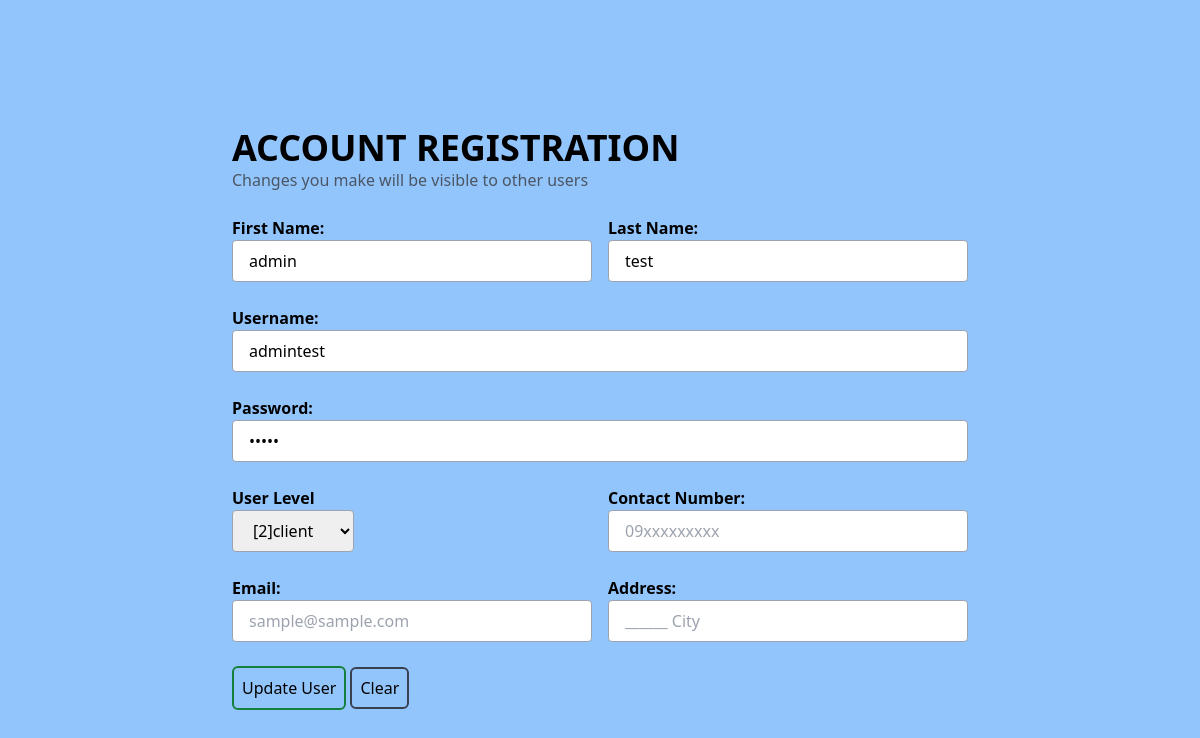
The page /src/webadmin/adminlist_editpage.php?userID=1 (signed in) on the database its author committed.
### tables this page shows
CREATE TABLE `users` (
  `userID` int NOT NULL AUTO_INCREMENT,
  `user_firstname` varchar(25) NOT NULL,
  `user_lastname` varchar(25) NOT NULL,
  `username` varchar(25) NOT NULL,
  `password` text NOT NULL,
  `user_level` tinyint(1) NOT NULL DEFAULT '2',
  `date_added` datetime NOT NULL DEFAULT CURRENT_TIMESTAMP,
  `contact_num` varchar(12) DEFAULT NULL,
  `email` varchar(45) DEFAULT NULL,
  `address` varchar(45) DEFAULT NULL,
  PRIMARY KEY (`userID`)
);

### src/webadmin/adminlist_editpage.php (the view, shortened to what this page needs)
<?php
include '../includes/connectdb.php';
if($_SESSION['admin_sid']==session_id())
{
?>
<!DOCTYPE html>
<html lang="en" dir="ltr">
  <head>
    <link rel="stylesheet" href="../../public/styles.css">
  </head>
  <body class="w-full h-full bg-blue-200 md:bg-blue-300">
    <?php
      $userID = $_GET['userID'];
      $userquery = mysqli_query($connectdb, "SELECT * FROM users WHERE userID ='$userID';");
      while($row = mysqli_fetch_array($userquery)){
        $userq = $row['username'];
        $passq = $row['password'];
        $fname = $row['user_firstname'];
        $lname = $row['user_lastname'];
        $level = $row['user_level'];
        $contactnum = $row['contact_num'];
        $email = $row['email'];
        $address = $row['address'];
        }
    ?>
<form class="px-4 rounded mx-auto max-w-3xl w-full my-32 inputs space-y-6" action="adminpanel.php" method="post">
		  	<div>
				<h1 class="text-4xl font-bold">ACCOUNT REGISTRATION</h1>
				<p class="text-gray-600">
				Changes you make will be visible to other users
				</p>
			</div>
			<div class="flex space-x-4">
				<div class="w-1/2">
					<label for="fname" class="font-bold">First Name:</label>
					<input type="text" name="fname"  value="<?php echo $fname; ?>" placeholder="First Name" class="border border-gray-400 px-4 py-2 rounded w-full focus:outline-none focus:border-teal-400" required><br>
				</div>
				<div class="w-1/2">
					<label for="lname" class="font-bold">Last Name:</label>
					<input type="text" name="lname"  value="<?php echo $lname; ?>" placeholder="Last Name" class="border border-gray-400 px-4 py-2 rounded w-full focus:outline-none focus:border-teal-400" required><br>
				</div>
			</div>
			<div>
				<div>
					<label for="user" class="font-bold w-2">Username:</label>
					<input type="text" name="user"  value="<?php echo $userq; ?>" placeholder="Username" class="border border-gray-400 px-4 py-2 rounded w-full focus:outline-none focus:border-teal-400" required><br>
				</div>
				<br>
				<div>
					<label for="pass" class="font-bold">Password:</label>
					<input type="password" name="pass" value="<?php echo $passq; ?>" placeholder="Password" class="border border-gray-400 px-4 py-2 rounded w-full focus:outline-none focus:border-teal-400" required><br>
				</div>
			</div>
			<div  class="flex space-x-4">
				<div class="w-1/2">
					<label for="level" class="font-bold">User Level</label>
					<select  value="<?php echo $level; ?>" class="flex border border-gray-400 px-4 py-2 rounded focus:outline-none focus:border-teal-400" name="level">
						<option value="2" selected>[2]client</option>
					</select>
				</div>
				<div class="w-1/2">
					<label for="contactNum" class="font-bold">Contact Number:</label>
					<input type="text" name="contactNum"  value="<?php echo $contactnum; ?>" placeholder="09xxxxxxxxx" class="border border-gray-400 px-4 py-2 rounded w-full focus:outline-none focus:border-teal-400"><br>
				</div>
			</div>
			<div class="flex space-x-4">
				<div class="w-1/2">
					<label for="email" class="font-bold">Email:</label>
					<input type="text" name="email" value="<?php echo $email; ?>" placeholder="sample@sample.com" class="border border-gray-400 px-4 py-2 rounded w-full focus:outline-none focus:border-teal-400"><br>
				</div>
				<div class="w-1/2">
					<label for="address" class="font-bold">Address:</label>
					<input type="text" name="address" value="<?php echo $address; ?>" placeholder="______ City" class="border border-gray-400 px-4 py-2 rounded w-full focus:outline-none focus:border-teal-400"><br>
				</div>
			</div>
            <button type="submit" formaction="../crud/user_update.php" name="button1" class="mt-5 border-green-700 border-2 p-2 rounded-md">Update User</button>
            <a href="adminpanel.php" name="button" class="mt-5 border-gray-700 border-2 p-2 rounded-md">Clear</button>
          </form>
  </body>
</html>
<?php
	}
?>

### public/styles.css (style rules this page uses)
html { line-height: 1.5; -webkit-text-size-adjust: 100%; -moz-tab-size: 4; -o-tab-size: 4; tab-size: 4; font-family: ui-sans-serif, system-ui, -apple-system, BlinkMacSystemFont, "Segoe UI", Roboto, "Helvetica Neue", Arial, "Noto Sans", sans-serif, "Apple Color Emoji", "Segoe UI Emoji", "Segoe UI Symbol", "Noto Color Emoji"; font-feature-settings: normal; }
body { margin: 0; line-height: inherit; }
h1, h2, h3, h4, h5, h6 { font-size: inherit; font-weight: inherit; }
a { color: inherit; text-decoration: inherit; }
button, input, optgroup, select, textarea { font-family: inherit; font-size: 100%; font-weight: inherit; line-height: inherit; color: inherit; margin: 0; padding: 0; }
button, select { text-transform: none; }
button, [type='button'], [type='reset'], [type='submit'] { -webkit-appearance: button; background-color: transparent; background-image: none; }
blockquote, dl, dd, h1, h2, h3, h4, h5, h6, hr, figure, p, pre { margin: 0; }
input::placeholder, textarea::placeholder { opacity: 1; color: #9ca3af; }
button, [role="button"] { cursor: pointer; }
.mx-auto { margin-left: auto; margin-right: auto; }
.my-32 { margin-top: 8rem; margin-bottom: 8rem; }
.mt-5 { margin-top: 1.25rem; }
.flex { display: flex; }
.h-full { height: 100%; }
.w-full { width: 100%; }
.w-1\/2 { width: 50%; }
.w-2 { width: 0.5rem; }
.max-w-3xl { max-width: 48rem; }
.space-y-6> :not([hidden])~ :not([hidden]) { --tw-space-y-reverse: 0; margin-top: calc(1.5rem * calc(1 - var(--tw-space-y-reverse))); margin-bottom: calc(1.5rem * var(--tw-space-y-reverse)); }
.space-x-4> :not([hidden])~ :not([hidden]) { --tw-space-x-reverse: 0; margin-right: calc(1rem * var(--tw-space-x-reverse)); margin-left: calc(1rem * calc(1 - var(--tw-space-x-reverse))); }
.rounded { border-radius: 0.25rem; }
.rounded-md { border-radius: 0.375rem; }
.border { border-width: 1px; }
.border-2 { border-width: 2px; }
.border-gray-400 { --tw-border-opacity: 1; border-color: rgb(156 163 175 / var(--tw-border-opacity)); }
.border-green-700 { --tw-border-opacity: 1; border-color: rgb(21 128 61 / var(--tw-border-opacity)); }
.border-gray-700 { --tw-border-opacity: 1; border-color: rgb(55 65 81 / var(--tw-border-opacity)); }
.bg-blue-200 { --tw-bg-opacity: 1; background-color: rgb(191 219 254 / var(--tw-bg-opacity)); }
.p-2 { padding: 0.5rem; }
.px-4 { padding-left: 1rem; padding-right: 1rem; }
.py-2 { padding-top: 0.5rem; padding-bottom: 0.5rem; }
.text-4xl { font-size: 2.25rem; line-height: 2.5rem; }
.font-bold { font-weight: 700; }
.text-gray-600 { --tw-text-opacity: 1; color: rgb(75 85 99 / var(--tw-text-opacity)); }
@media (min-width: 768px) { .md\:bg-blue-300 { --tw-bg-opacity: 1; background-color: rgb(147 197 253 / var(--tw-bg-opacity)); } }

### rows shown on the page
users: fname "admin", lname "test", user "admintest", level "[2]client"
